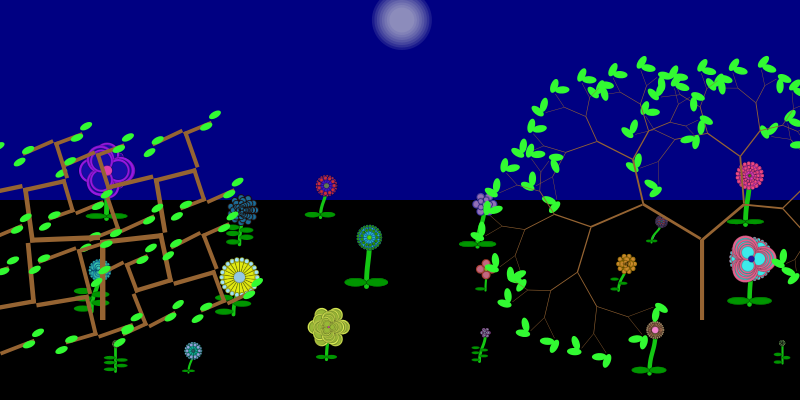
Frame 1 (no input)
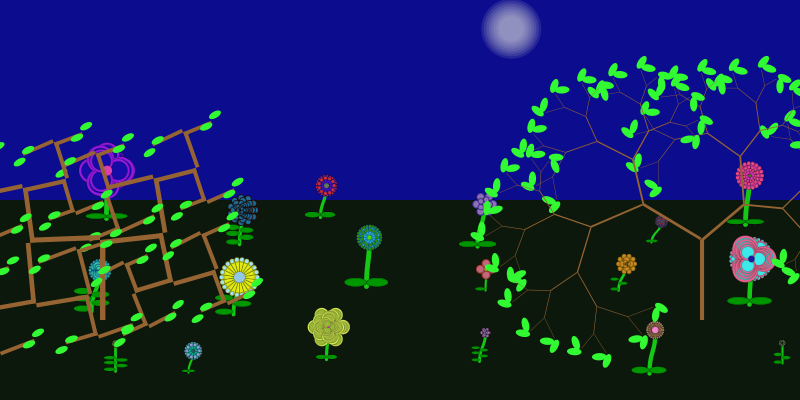
Frame 60 (the mouse pressed at the canvas centre just before this capture)
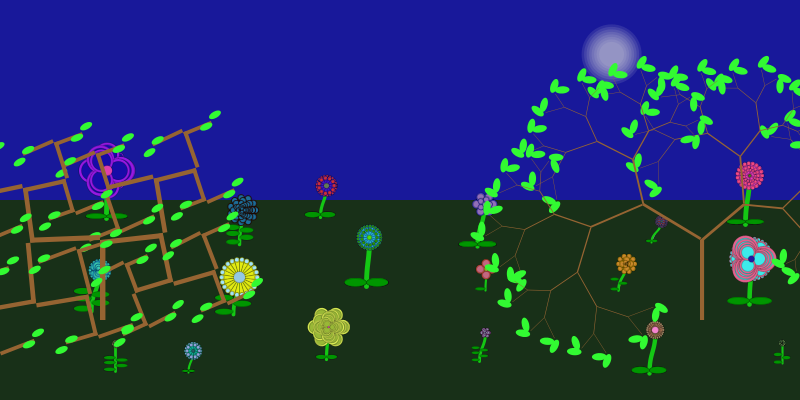
Frame 120 (the mouse held since frame 60 and released just before this capture)

The Processing sketch that drew these frames (run headless with seeded random() and noise(); from frame 60 on, the mouse is pressed at the canvas centre):

// Processing sketch: processing_154352
// ── processing_154352.pde

Tree [] trees;
Flower[] flowers;
int numTrees=2;
int numFlowers=18;
color trunk, leaves;
float time, light;

void setup() {
  float sx, sy;
  size(800, 400);
  trees=new Tree[numTrees];
  trunk=color(150, 100, 50);
  leaves=color(50, 250, 50);
  //Tree(length,length ratio,L/R assym,angle,angle change,width,width change,leaf size,trunk colour,leaf colour,generations,px,py)
  for (int i=0;i<numTrees;i++) {
    trees[i]=new  Tree(height/5, 0.7+random(0.2), 0.9+random(0.2), -PI/2, random(PI/4, PI/2), random(4, 10), 0.5+random(0.5), random(5, 10), trunk, leaves, 5+int(random(5)), width/8+(i%2)*width*0.75, height*0.8);
  }

  flowers=new Flower[numFlowers];
  for (int i=0; i<numFlowers;i++) {
    sx=width/20+(i%6)*width/6+random(width/10);
    sy=height-random(15, 50)-(i/6)*height/6;
    flowers[i]=new Flower(sx, sy, sx+random(10), sy-random(20, 50));
  }
}

void draw() {
  float px, py, t;
  time=hour()+(float)minute()/60;
  time=(float)(frameCount%1200)/50;
  // Comment out the next line to make it behave properly as a clock!
  light=120-10*abs(12-time);
  background(light, light, 130+light);
  noStroke();
  ellipseMode(CENTER);
  if (time>6 && time<18) {
    //draw the sun
    t=(time-6)/12;
    px=width/2-width*0.4*cos(PI*t);
    py=height/2-height*0.4*sin(PI*t);
    fill(250, 250, 20, 30);
    for (int c=80;c>40;c-=5) {
      ellipse(px, py, c, c);
    }
  }

  else {
    t=time+6;
    if (time>6) t-=24;
    px=width/2-width*0.45*cos(PI*t/12);
    py=height/2-height*0.45*sin(PI*t/12);
    fill(220, 220, 220, 30);
    for (int c=60;c>20;c-=5) {
      ellipse(px, py, c, c);
    }
  }

  fill(light, 2*light, light);
  rect(0, height/2, width, height/2);

  for (int i=0;i<numFlowers;i++) {
    flowers[i].drawFlower();
  }

  for (int i=0;i<numTrees;i++) {
    trees[i].draw();
  }
}

void mouseClicked() {
 int x=mouseX/(width/3);

  switch(x) {
  case 0:
    trees[0].reset();
    break;
  case 1:
    for (int i=0;i<numFlowers;i++) {
      flowers[i].reset();
    }
    break;
  case 2:
    trees[1].reset();
  }
}

//Contains elements for genetically determined "flowers"
class Flower {

  int numPetalsOuter, rows, leaves;
  float diamOuter, diamInner, rowRatio, diamMiddle, petalRatio, leafLength, leafWidth;
  color cPetal, cCircle, cMiddle, cStem, cLeaves;
  float sx, sy, cx, cy, ht, lht;

  Flower(float sx_, float sy_, float cx_, float cy_) {
    sx=sx_;
    sy=sy_;
    cx=cx_;
    cy=cy_;
    ht=sy-cy;
    if (ht<5) {
      ht=5;
      cy=sy-5;
    }
    reset();
  }

  void drawStem() {
    float tx, ty, bx, by;
    strokeWeight(ht/10);
    stroke(cStem);
    bezier(sx, sy, sx, sy-ht/2, cx, cy+ht/2, cx, cy);
    strokeWeight(1);
    stroke(0, 50);
    fill(cLeaves);
    ellipseMode(CORNERS);
    if (leaves%2==1) {
      for (int l=0;l<leaves;l++) {
        bx=bezierPoint(sx, sx, cx, cx, l/(2*leaves)); 
        by=bezierPoint(sy, sy-ht/2, cy+ht/2, cy, (float)l/(2*leaves));
        if (l%2==1)
          ellipse(bx, by, bx+leafLength, by-leafWidth);
        else ellipse(bx, by, bx-leafLength, by-leafWidth);
      }
    }
    else {
      //even number of leaves: draw them in pairs
      for (int l=0;l<leaves;l+=2) {
        bx=bezierPoint(sx, sx, cx, cx, l/(2*leaves)); 
        by=bezierPoint(sy, sy-ht/2, cy+ht/2, cy, l/(2*leaves));
        ellipse(bx, by, bx+leafLength, by-leafWidth);
        ellipse(bx, by, bx-leafLength, by-leafWidth);
      }
    }
  }

  void drawFlower() {
    float ps, dc;
    int np;
    drawStem();
    //noStroke();
    strokeWeight(1);
    stroke(0, 50);
    pushMatrix();
    translate(cx, cy);
    ellipseMode(CENTER);
    for (int r=0;r<rows;r++) {
      ps=diamOuter*pow(rowRatio, r)/2;
      np=int(numPetalsOuter*pow(petalRatio, r));
      if (np<3) np=3;
      dc=TWO_PI*ps/np;
      for (float a=0;a<TWO_PI;a+=TWO_PI/np) {
        pushMatrix();
        rotate(a);
        fill(cPetal);
        triangle(0, 0, ps, dc/2, ps, -dc/2);
        translate(ps, 0);
        ellipse(0, 0, dc, dc);
        fill(cCircle);
        ellipse(0, 0, dc*.8, dc*.8);
        popMatrix();
      }
    }
    fill(cMiddle);
    ellipse(0, 0, diamMiddle, diamMiddle);
    popMatrix();
  }

  void reset() {
    lht=sy+random(ht);
    numPetalsOuter=int(random(4, 32));
    rows=10-int(sqrt(random(1, 100)));
    leaves=int(random(1, 7));
    diamOuter=random(ht/5, ht);
    rowRatio=random(0.5, 0.9);
    diamInner=diamOuter*pow(rowRatio, rows-1);
    diamMiddle=random(diamInner/4, diamInner/2);
    petalRatio=random(0.3, 1);
    leafLength=random(ht/4, ht/2);
    leafWidth=random(ht/10, leafLength/2);
    cPetal=color(random(255), random(255), random(255));
    cCircle=color(random(255), random(255), random(255));
    cMiddle=color(random(255), random(255), random(255));
    cStem=color(20, 200, 20);
    cLeaves=color(0, 150, 0);
  }
}

//Contains the genetic elements and drawing routines to draw a tree
class Tree {

  color trunkCol, leafCol;
  int gens;
  float len, lenChange, leftRightAssym, angle, angleChange, acr, wide, widthChange, leafSize;
  float x, y;

  //constructor
  Tree(float l, float lc, float lra, float a, float ac, float w, float wc, float ls, color tc, color lec, int g, float px, float py) {
    trunkCol=tc;
    leafCol=lec;
    gens=g;
    len=l;
    lenChange=lc;
    leftRightAssym=lra;
    angle=a;
    angleChange=ac;
    acr=random(0.9, 1.1);
    wide=w;
    widthChange=wc;
    leafSize=ls;
    x=px;
    y=py;
  }

  void draw() {
    rectMode(CORNER);
    ellipseMode(CORNER);  
    drawTree(x, y, gens, len, lenChange, leftRightAssym, angle, angleChange, wide, widthChange, trunkCol, leafCol);
  }

  void drawTree(float x, float y, int g, float l, float lc, float lra, float a, float ac, float w, float wc, color tc, color lec) {
    float nextX, nextY;
    pushMatrix();
    translate(x, y);
    rotate(a);
    noStroke();
    if (g>1) {
      fill(tc);
      rect(0, 0, l, w);
      drawTree(l, 0, g-1, l*lc*lra, lc, lra, ac*lra, ac*acr, w*wc, wc, tc, lec);
      drawTree(l, 0, g-1, l*lc/lra, lc, lra, -ac/lra, ac*acr, w*wc, wc, tc, lec);
    }
    else {
      fill(lec);
      ellipse(0, 0, leafSize, 2*leafSize);
    }
    popMatrix();
  }

  void reset() {
    gens=5+int(random(5));
    len=height/5;
    lenChange=0.7+random(0.2);
    leftRightAssym= 0.9+random(0.2);
    angleChange=random(PI/4, PI/2);
    acr=random(0.9, 1.1);
    wide=random(4, 10);
    widthChange=0.5+random(0.5);
    leafSize=random(5, 10);
  }

//The remaining routines aren't currently in use: they were for a program which used biomorph-like selection

  float getX() {
    return x;
  }

  float getY() {
    return y;
  }

  void setX(float t) {
    x=t;
  }

  void setY(float t) {
    y=t;
  }

  void cpy(Tree t2) {
    this.trunkCol=t2.trunkCol;
    this.leafCol=t2.leafCol;
    this.gens=t2.gens;
    this.len=t2.len;
    this.lenChange=t2.lenChange;
    this.leftRightAssym=t2.leftRightAssym;
    this.angle=t2.angle;
    this.angleChange=t2.angleChange;
    this.acr=t2.acr;
    this.wide=t2.wide;
    this.widthChange=t2.widthChange;
    this.leafSize=t2.leafSize;
  }


  void mutate() {
    int r=int(random(10));
    int c;
    /*
 color trunkCol, leafCol;
     int gens;
     float len, lenChange, leftRightAssym,angle, angleChange, wide, widthChange;
     */
    switch(r) {
    case 0:
      c=int(random(150));
      trunkCol=color(100+c, 50+c+random(50), 50+random(50));
      break;
    case 1:
      c=int(random(150));
      leafCol=color(random(10), 100+c, random(100));
      break;
    case 2:
      if (random(1)<0.5) gens-=1;
      else gens+=1;
      gens=constrain(gens, 1, 20);
      break;
    case 3:
      len*=random(0.8, 1.2);
      break;
    case 4:
      lenChange*=random(0.8, 1.2);
      break;
    case 5:
      leftRightAssym*=random(0.8, 1.2);
      break;
    case 6:
      angleChange*=random(0.8, 1.2);
      break;
    case 7:
      wide*=random(0.8, 1.2);
      break;
    case 8:
      widthChange*=random(0.8, 1.2);
      break;
    case 9:
      acr*=random(0.8, 1.2);
    }
  }
}
